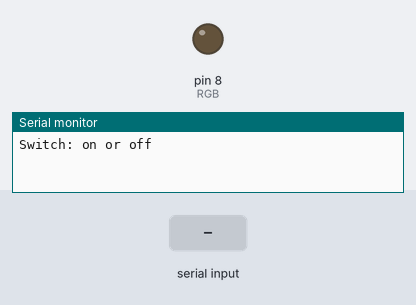
A sketch run on a simulated Arduino Uno, built with avr-gcc and run on an emulated ATmega328P. On the bench: output pins drawn as LEDs (lit = HIGH), the last lines printed to the serial monitor. The inputs (shaded band) are chosen by the test bench.

Above: at 1.2 s.
1.3 s: "on" received over Serial
At 3.4 s:
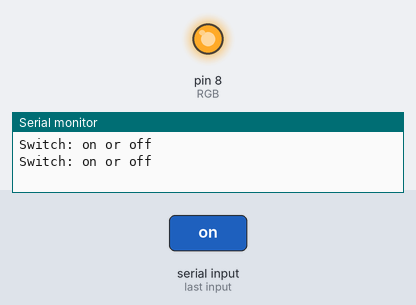
3.8 s: "off" received over Serial
At 5.3 s:
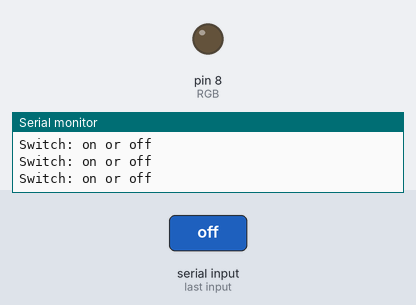
6.3 s: "On" received over Serial
At 8.4 s:
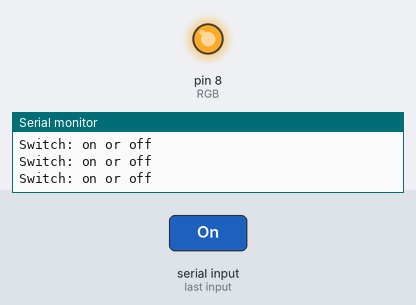
Timing chart, 0 to 9.9 s (numbered marks = the images above; inputs shaded):
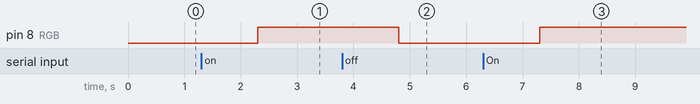

The sketch:

RGB.ino
```cpp
int RGB=8;
int bt=500;
float V1;
String msg=("Switch: on or off");
String command;

void setup() {
  // put your setup code here, to run once:
  pinMode(RGB,OUTPUT);
  Serial.begin(9600);

}

void loop() {
  // put your main code here, to run repeatedly:
  Serial.println(msg);
  while (Serial.available()==0){
  }
  command=Serial.readString();
  if(command=="on" || command=="On"){
    digitalWrite(RGB,HIGH);
  }
  if(command=="off" || command=="Off"){
    digitalWrite(RGB,LOW);
  }

}
```

Measured:
- after the input at 1.3 s, pin 8 (RGB): LOW → HIGH after 1.0 s
- after the input at 3.8 s, pin 8 (RGB): HIGH → LOW after 1.0 s
- after the input at 6.3 s, pin 8 (RGB): LOW → HIGH after 1.0 s
